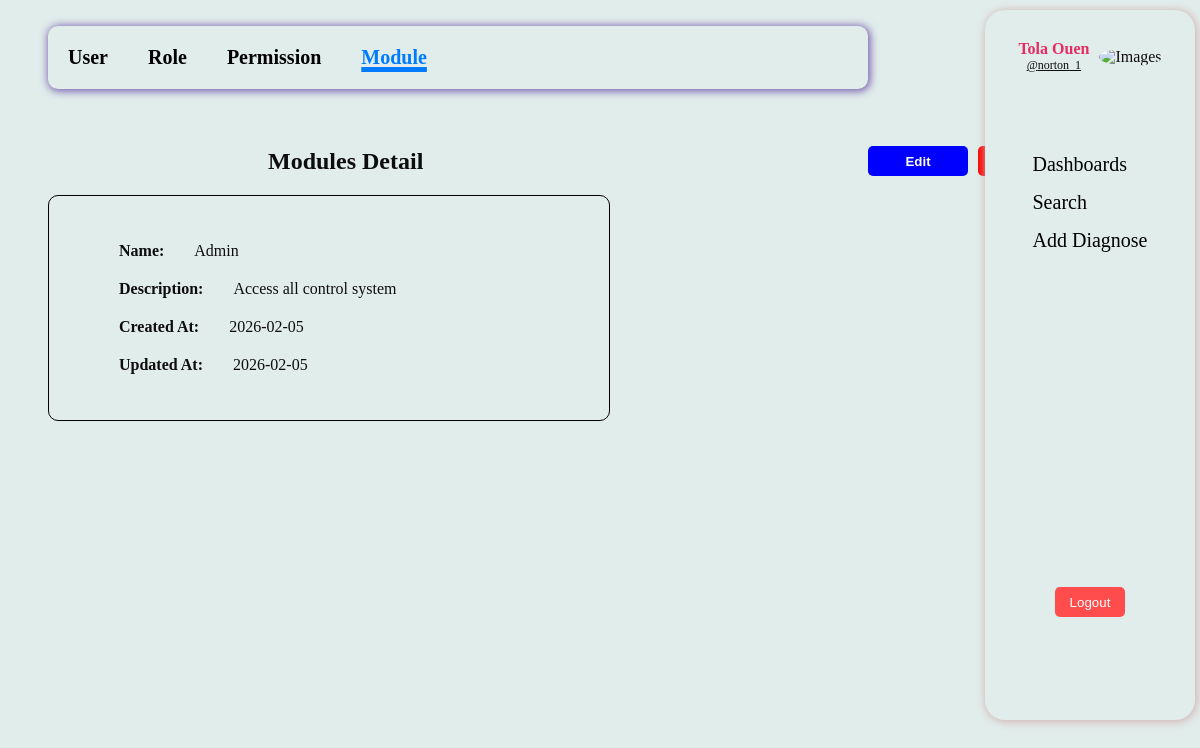
Page /module/1 (signed in) on the committed database.
### app/models/users.py (models this page shows, shortened)
class User(db.Model, UserMixin):
    __tablename__ = 'users'
    id = db.Column(db.Integer, primary_key=True)
    username = db.Column(db.String(50), unique=True, nullable=False, index=True)
    email = db.Column(db.String(120), unique=True, nullable=True)
    full_name = db.Column(db.String(120), nullable=True)
    password_hash = db.Column(db.String(255), nullable=False)
    is_active = db.Column(db.Boolean, default=True)
    created_at = db.Column(db.DateTime, default=datetime.utcnow)
    updated_at = db.Column(db.DateTime, default=datetime.utcnow, onupdate=datetime.utcnow)
    roles = db.relationship('Role', secondary=user_roles, back_populates="users")
    def has_role(self, role_name):
        return any(role.name == role_name for role in self.roles)
    @property
    def is_admin(self):
        return self.has_role('admin')

### app/models/modules.py (models this page shows, shortened)
class Module(db.Model):
    __tablename__ = 'modules'
    id = db.Column(db.Integer, primary_key=True)
    name = db.Column(db.String(100), unique=True, nullable=False)
    description = db.Column(db.String(255))
    created_at = db.Column(db.DateTime, default=datetime.utcnow)
    updated_at = db.Column(db.DateTime, default=datetime.utcnow, onupdate=datetime.utcnow)
    permissions = db.relationship('Permission', secondary=module_permissions, back_populates="modules")

### app/routes/modules.py (the view)
@module_route.route("/<int:module_id>")
@login_required
def detail(module_id: int):
    module = ModuleService.get_module_by_id(module_id)
    if module is None:
        abort(404, "Module Not Found")
    return render_template("modules/detail.html", module=module)

### app/services/modules.py (called while the page is built)
    @staticmethod
    def get_module_by_id(module_id: int) ->Optional[Module]  :
        return Module.query.get(module_id)

### app/templates/modules/detail.html
{% extends "layout/base.html" %}
{% block content %}
<div>
    <nav class="nav-bar">
        <div class="nav-link">
            <ul>
                <li><a href="{{ url_for('User.index') }}">User</a></li>
                <li><a href="{{ url_for('Role.index') }}">Role</a></li>
                <li><a href="{{ url_for('Permission.index') }}">Permission</a></li>
                <li><a href="{{ url_for('module.index') }}">Module</a></li>
            </ul>
        </div>
    </nav>
</div>
<div class="list-button">
    <div class="list-view-role">
        <h2>Modules Detail</h2>
    </div>
    <div class="list-view-button">
        <button class="button-edit">
            <a href="{{ url_for('module.edit', module_id=module.id) }}">Edit</a>
        </button>
        <button class="button-delete-confirm">
            <a href="{{ url_for('module.delete_confirm', module_id=module.id) }}">Delete</a>
        </button>
        <button class="button-cancel">
            <a href="{{ url_for('module.index') }}">⏎ Back</a>
        </button>
    </div>
</div>
<div class="card-detail-all">
    <div class="card-detail">
        <ul>
            <li><strong>Name: </strong>{{ module.name }}</li>
            <li><strong>Description: </strong>{{ module.description or "-" }}</li>
            <li><strong>Created At: </strong>{{ module.created_at.strftime('%Y-%m-%d') }}</li>
            <li><strong>Updated At: </strong>{{ module.updated_at.strftime('%Y-%m-%d') }}</li>
        </ul>
    </div>
</div>
{% endblock %}

### app/templates/layout/base.html (shortened to what this page needs)
<!DOCTYPE html>
<html lang="en">
<head>
    <link rel="stylesheet" href="{{ url_for('static', filename='css/style.css') }}">
</head>
<body>
    <main>
        {% if current_user.is_authenticated %}
        <aside class="asidenav">
            <div class="profile-status">
                <div class="profile-name-status">
                    <h3 class="profile-full-name">{{ current_user.full_name }}</h3>
                    <small><a href="{{ url_for('User.detail', user_id=current_user.id)}}">@{{ current_user.username }}</a></small>
                </div>
                <div>
                    <img src="{{ url_for('static', filename='images/profile.jpeg') }}" alt="Images">
                </div>
            </div>
            <div>
                <div class="aside-link">
                    <ul>
                        {% if current_user.is_admin %}
                        <li><a href="{{ url_for('User.index') }}">Dashboards</a></li>
                        <li><a href="{{ url_for('disease.index')}}">Search</a></li>
                        <li><a href="{{ url_for('disease.create') }}">Add Diagnose</a></li>
                        {% elif current_user.is_user %}
                        <li><a href="{{ url_for('disease.index')}}">Search</a></li>
                        {% elif current_user.is_professional %}
                        <li><a href="{{ url_for('disease.index')}}">Search</a></li>
                        <li><a href="{{ url_for('disease.create') }}">Add Diagnose</a></li>
                        {% endif %}
                    </ul>
                </div>
                <div class="button-logout">
                    <button type="submit"><a href="{{ url_for('auth.logout')}}">Logout</a></button>
                </div>
            </div>
        </aside>
        {% endif %}
    </main>
    <section class="container">
        {% block content %}{% endblock %}
    </section>
</body>
</html>

### app/static/css/style.css (style rules this page uses)
* { background-color: #e1edeb; color: rgb(14, 13, 13); }
.profile-full-name { font-size: 20px; color: rgb(230, 44, 100); }
.asidenav { display: flex; flex-direction: column; height: 650px; width: 150px; position: fixed; top: 10px; right: 5px; border: none; border-radius: 20px; padding: 30px; filter: drop-shadow(1px 1px 9px 1px rgb(114, 85, 172)); box-shadow: 1px 1px 9px 1px rgb(209, 181, 181); }
.profile-status { display: flex; align-items: center; justify-content: center; flex-direction: row; gap: 10px; }
.profile-status img { border-radius: 50%; width: 40px; height: 40px; }
.profile-name-status { display: flex; flex-direction: column; justify-content: center; align-items: center; }
.profile-name-status h3 { font-weight: bold; font-size: 16px; margin: 0; }
.profile-name-status small { font-size: 12px; margin: 0; color: rgb(116, 113, 113); }
.aside-link { display: flex; flex-direction: column; align-self: center; align-items: center; margin-top: 50px; }
.aside-link ul { list-style-type: none; padding: 0; margin-top: 30px; font-size: 20px; }
.aside-link ul li { margin-bottom: 15px; }
.aside-link ul li a { text-decoration: none; color: black; font-weight: 500; }
.button-logout { display: flex; justify-content: center; align-items: center; margin-top: auto; margin-top: 300px }
.button-logout button { background-color: #ff4d4d; width: 70px; height: 30px; border: none; border-radius: 5px; cursor: pointer; }
.button-logout button a { background-color: #ff4d4d; color: white; text-decoration: none; }
.container { margin-right: 100px; margin-left: 20px; padding: 20px; }
.nav-bar { margin-top: 20px; margin-bottom: 100px; }
.nav-link ul { display: flex; flex-direction: row; gap: 20px; justify-content: flex-start; position: fixed; top: 10px; width: 1200px; border-radius: 10px; padding: 10px; box-shadow: 1px 1px 9px 1px rgb(114, 85, 172); }
.nav-link li { list-style: none; font-weight: bold; font-size: 20px; }
.nav-link a { color: black; text-decoration: none; padding: 10px; }
.nav-link ul li a.active { color: #007bff; font-weight: bold; text-decoration: 5px underline #007bff; }
.button-cancel a { background-color: rgb(97, 89, 89); text-decoration: none; color: white; font-weight: bold; }
.button-cancel { border-radius: 5px; border: none; background-color: rgb(97, 89, 89); width: 100px; height: 30px; }
.button-delete-confirm { border-radius: 5px; border: none; background-color: red; width: 100px; height: 30px; color: white; font-weight: bold; }
.button-delete-confirm a { color: white; text-decoration: none; background-color: red; }
.button-edit { border-radius: 5px; border: none; background-color: blue; width: 100px; height: 30px; font-weight: bold; }
.button-edit a { text-decoration: none; background-color: blue; color: white; }
.list-button { display: flex; flex-direction: row; justify-content: flex-end; align-items: center; gap: 20px; width: 1140px; }
.list-view-role { width: 400px; }
.list-view-button { display: flex; flex-direction: row; justify-content: flex-end; width: 500px; gap: 10px; }
.ul-list ul, li { display: flex; flex-direction: row; gap: 30px; }
.card-detail-all { width: 500px; padding: 30px; border: 1px solid black; border-radius: 10px; }
.card-detail ul { display: flex; flex-direction: column; gap: 20px; }
.card-detail li { list-style: none; }
@media screen and (min-width: 1025px) and (max-width: 1280px) { .nav-link ul { width: 800px; } }

### rows in the picture
User: full_name "Tola Ouen", username "norton_1"
Module: name "Admin", description "Access all control system", created_at "2026-02-05", updated_at "2026-02-05"
